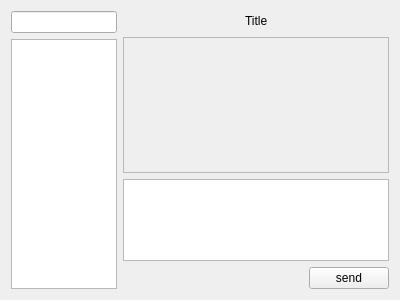
<?xml version="1.0" encoding="UTF-8"?>
<ui version="4.0">
 <class>Chat</class>
 <widget class="QWidget" name="Chat">
  <property name="geometry">
   <rect>
    <x>0</x>
    <y>0</y>
    <width>400</width>
    <height>300</height>
   </rect>
  </property>
  <property name="windowTitle">
   <string notr="true">Form</string>
  </property>
  <layout class="QHBoxLayout" name="horizontalLayout" stretch="2,5">
   <item>
    <layout class="QVBoxLayout" name="left_panel">
     <item>
      <widget class="QLineEdit" name="search_chat"/>
     </item>
     <item>
      <widget class="QListWidget" name="session_list">
       <property name="resizeMode">
        <enum>QListView::Adjust</enum>
       </property>
      </widget>
     </item>
    </layout>
   </item>
   <item>
    <layout class="QVBoxLayout" name="right_panel" stretch="1,10,6,1">
     <item>
      <layout class="QHBoxLayout" name="horizontalLayout_2">
       <item>
        <spacer name="horizontalSpacer">
         <property name="orientation">
          <enum>Qt::Horizontal</enum>
         </property>
         <property name="sizeHint" stdset="0">
          <size>
           <width>40</width>
           <height>20</height>
          </size>
         </property>
        </spacer>
       </item>
       <item>
        <widget class="QLabel" name="title">
         <property name="text">
          <string notr="true">Title</string>
         </property>
        </widget>
       </item>
       <item>
        <spacer name="horizontalSpacer_2">
         <property name="orientation">
          <enum>Qt::Horizontal</enum>
         </property>
         <property name="sizeHint" stdset="0">
          <size>
           <width>40</width>
           <height>20</height>
          </size>
         </property>
        </spacer>
       </item>
      </layout>
     </item>
     <item>
      <widget class="QScrollArea" name="record">
       <property name="widgetResizable">
        <bool>true</bool>
       </property>
       <widget class="QWidget" name="scrollAreaWidgetContents_2">
        <property name="geometry">
         <rect>
          <x>0</x>
          <y>0</y>
          <width>265</width>
          <height>132</height>
         </rect>
        </property>
       </widget>
      </widget>
     </item>
     <item>
      <widget class="QTextEdit" name="editor"/>
     </item>
     <item>
      <layout class="QHBoxLayout" name="horizontalLayout_3">
       <item>
        <spacer name="horizontalSpacer_3">
         <property name="orientation">
          <enum>Qt::Horizontal</enum>
         </property>
         <property name="sizeHint" stdset="0">
          <size>
           <width>40</width>
           <height>20</height>
          </size>
         </property>
        </spacer>
       </item>
       <item>
        <widget class="QPushButton" name="send_btn">
         <property name="text">
          <string notr="true">send</string>
         </property>
        </widget>
       </item>
      </layout>
     </item>
    </layout>
   </item>
  </layout>
 </widget>
 <resources/>
 <connections/>
</ui>
